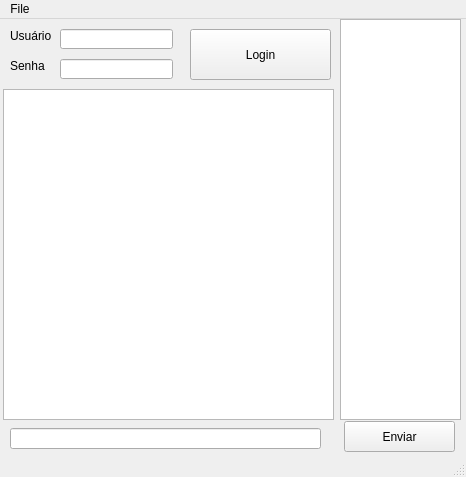
<?xml version="1.0" encoding="UTF-8"?>
<ui version="4.0">
 <class>MainWindow</class>
 <widget class="QMainWindow" name="MainWindow">
  <property name="geometry">
   <rect>
    <x>0</x>
    <y>0</y>
    <width>466</width>
    <height>477</height>
   </rect>
  </property>
  <property name="sizePolicy">
   <sizepolicy hsizetype="Fixed" vsizetype="Fixed">
    <horstretch>0</horstretch>
    <verstretch>0</verstretch>
   </sizepolicy>
  </property>
  <property name="maximumSize">
   <size>
    <width>466</width>
    <height>477</height>
   </size>
  </property>
  <property name="windowTitle">
   <string>MainWindow</string>
  </property>
  <widget class="QWidget" name="centralwidget">
   <widget class="QListView" name="lvUsers">
    <property name="geometry">
     <rect>
      <x>340</x>
      <y>0</y>
      <width>121</width>
      <height>401</height>
     </rect>
    </property>
   </widget>
   <widget class="QPlainTextEdit" name="teChat">
    <property name="enabled">
     <bool>true</bool>
    </property>
    <property name="geometry">
     <rect>
      <x>3</x>
      <y>70</y>
      <width>331</width>
      <height>331</height>
     </rect>
    </property>
    <property name="readOnly">
     <bool>true</bool>
    </property>
   </widget>
   <widget class="QLineEdit" name="edChat">
    <property name="geometry">
     <rect>
      <x>10</x>
      <y>409</y>
      <width>311</width>
      <height>21</height>
     </rect>
    </property>
   </widget>
   <widget class="QPushButton" name="btEnviar">
    <property name="geometry">
     <rect>
      <x>344</x>
      <y>402</y>
      <width>111</width>
      <height>31</height>
     </rect>
    </property>
    <property name="text">
     <string>Enviar</string>
    </property>
   </widget>
   <widget class="QLabel" name="label">
    <property name="geometry">
     <rect>
      <x>10</x>
      <y>10</y>
      <width>47</width>
      <height>13</height>
     </rect>
    </property>
    <property name="text">
     <string>Usuário</string>
    </property>
   </widget>
   <widget class="QLabel" name="label_2">
    <property name="geometry">
     <rect>
      <x>10</x>
      <y>40</y>
      <width>47</width>
      <height>13</height>
     </rect>
    </property>
    <property name="text">
     <string>Senha</string>
    </property>
   </widget>
   <widget class="QLineEdit" name="edUsuario">
    <property name="geometry">
     <rect>
      <x>60</x>
      <y>10</y>
      <width>113</width>
      <height>20</height>
     </rect>
    </property>
   </widget>
   <widget class="QLineEdit" name="edSenha">
    <property name="geometry">
     <rect>
      <x>60</x>
      <y>40</y>
      <width>113</width>
      <height>20</height>
     </rect>
    </property>
    <property name="echoMode">
     <enum>QLineEdit::Password</enum>
    </property>
   </widget>
   <widget class="QPushButton" name="btLogin">
    <property name="geometry">
     <rect>
      <x>190</x>
      <y>10</y>
      <width>141</width>
      <height>51</height>
     </rect>
    </property>
    <property name="text">
     <string>Login</string>
    </property>
   </widget>
  </widget>
  <widget class="QMenuBar" name="menubar">
   <property name="geometry">
    <rect>
     <x>0</x>
     <y>0</y>
     <width>466</width>
     <height>21</height>
    </rect>
   </property>
   <widget class="QMenu" name="menuFile">
    <property name="title">
     <string>File</string>
    </property>
    <addaction name="actionQuit"/>
   </widget>
   <addaction name="menuFile"/>
  </widget>
  <widget class="QStatusBar" name="statusbar"/>
  <action name="actionQuit">
   <property name="text">
    <string>Quit</string>
   </property>
  </action>
 </widget>
 <resources/>
 <connections/>
</ui>
